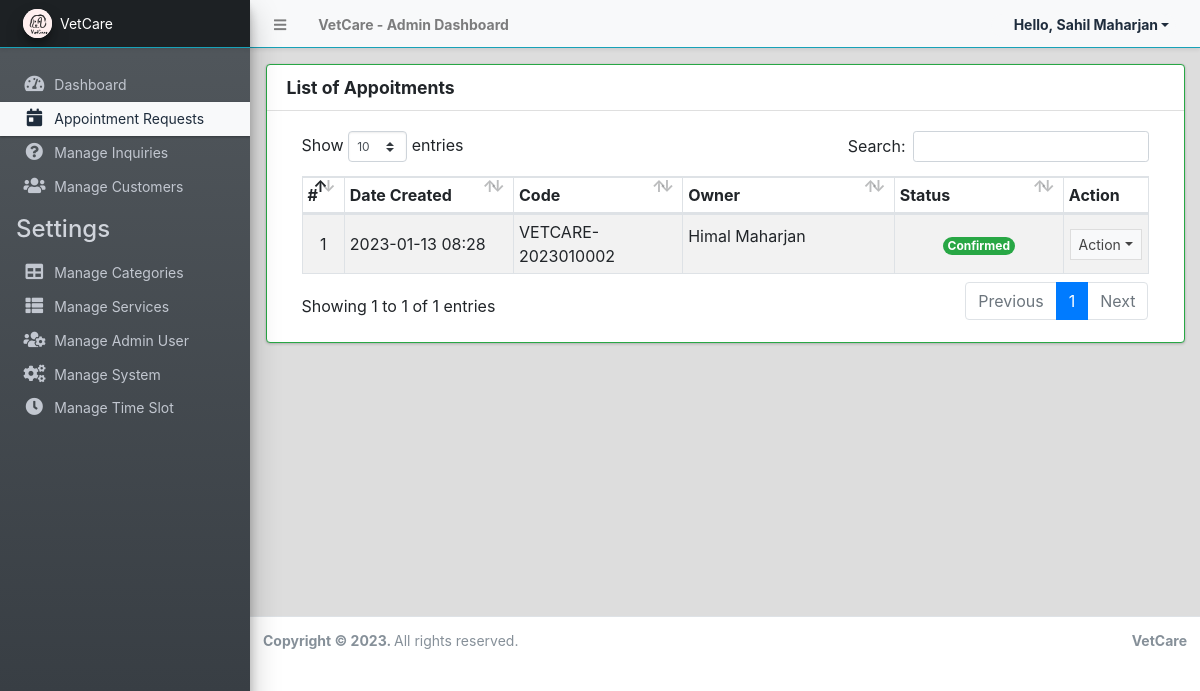
Page /admin/?page=appointments (signed in) on the committed database.
### tables this page shows
CREATE TABLE `appointment_list` (
  `id` int(11) NOT NULL AUTO_INCREMENT,
  `cus_id` int(11) DEFAULT NULL,
  `code` varchar(100) NOT NULL,
  `schedule` date NOT NULL,
  `category_id` int(30) NOT NULL,
  `breed` varchar(200) NOT NULL,
  `age` varchar(50) NOT NULL,
  `service_ids` varchar(100) DEFAULT NULL,
  `status` tinyint(4) NOT NULL DEFAULT 0,
  `timeslot` varchar(200) DEFAULT NULL,
  `doctor_id` int(11) DEFAULT NULL,
  `date_created` datetime NOT NULL DEFAULT current_timestamp(),
  `date_updated` datetime DEFAULT NULL ON UPDATE current_timestamp(),
  PRIMARY KEY (`id`),
  KEY `category_id` (`category_id`),
  CONSTRAINT `appointment_list_ibfk_1` FOREIGN KEY (`category_id`) REFERENCES `category_list` (`id`) ON DELETE CASCADE
);

CREATE TABLE `users` (
  `id` int(50) NOT NULL AUTO_INCREMENT,
  `fullname` varchar(250) NOT NULL,
  `phone` varchar(250) DEFAULT NULL,
  `email` varchar(250) DEFAULT NULL,
  `password` text NOT NULL,
  `address` varchar(250) DEFAULT NULL,
  `type` tinyint(1) NOT NULL DEFAULT 0,
  `user_status` varchar(250) DEFAULT NULL,
  `otp` varchar(255) DEFAULT NULL,
  `date_added` datetime NOT NULL DEFAULT current_timestamp(),
  `date_updated` datetime DEFAULT NULL ON UPDATE current_timestamp(),
  PRIMARY KEY (`id`)
);

### admin/appointments/index.php (the view, shortened to what this page needs)
<div class="card card-outline border border-success">
	<div class="card-header">
		<h3 class="card-title"><b>List of Appoitments</b></h3>
	</div>
	<div class="card-body">
		<div class="container-fluid">
        <div class="container-fluid">
			<table class="table table-hover table-striped table-bordered">
				<colgroup>
					<col width="5%">
					<col width="20%">
					<col width="20%">
					<col width="25%">
					<col width="20%">
					<col width="10%">
				</colgroup>
				<thead>
					<tr>
						<th>#</th>
						<th>Date Created</th>
						<th>Code</th>
						<th>Owner</th>
						<th>Status</th>
						<th>Action</th>
					</tr>
				</thead>
				<tbody>
					<?php
						$i = 1;
						$qry = $conn->query("SELECT  a.*,u.`fullname` from `appointment_list` a JOIN users u ON a.`cus_id` = u.`id` order by unix_timestamp(`date_created`) desc ");
						while($row = $qry->fetch_assoc()):
					?>
						<tr>
							<td class="text-center"><?php echo $i++; ?></td>
							<td class=""><?php echo date("Y-m-d H:i",strtotime($row['date_created'])) ?></td>
							<td><?php echo ($row['code']) ?></td>
							<td class=""><p class="truncate-1"><?php echo ucwords($row['fullname']) ?></p></td>
							<td class="text-center">
								<?php
									switch ($row['status']){
										case 1:
											echo '<span class="rounded-pill badge badge-success">Confirmed</span>';
											break;
									}
								?>
							</td>
							<td align="center">
								 <button type="button" class="btn btn-flat btn-default btn-sm dropdown-toggle dropdown-icon" data-toggle="dropdown">
				                  		Action
				                  </button>
							</td>
						</tr>
					<?php endwhile; ?>
				</tbody>
			</table>
		</div>
		</div>
	</div>
</div>

### rows in the picture
appointment_list: date_created "2023-01-13 08:28", code "VETCARE-2023010002", users.fullname "Himal Maharjan", status "Confirmed"

### other values in the picture
$_settings->info('name') "VetCare"
$_SESSION['Auth']['User']['fullname'] "Sahil Maharjan"
$_settings->info('short_name') "VetCare"
